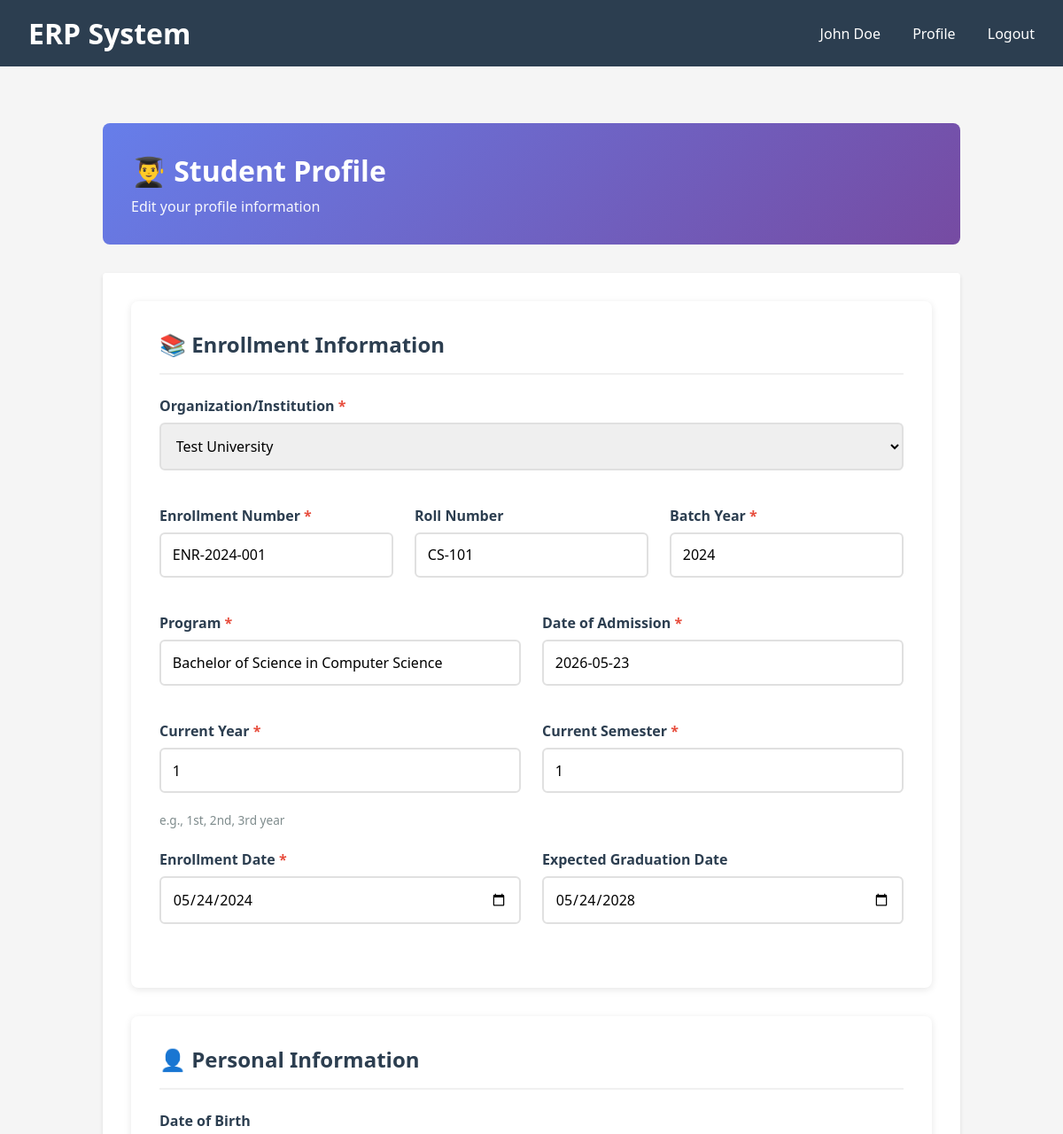
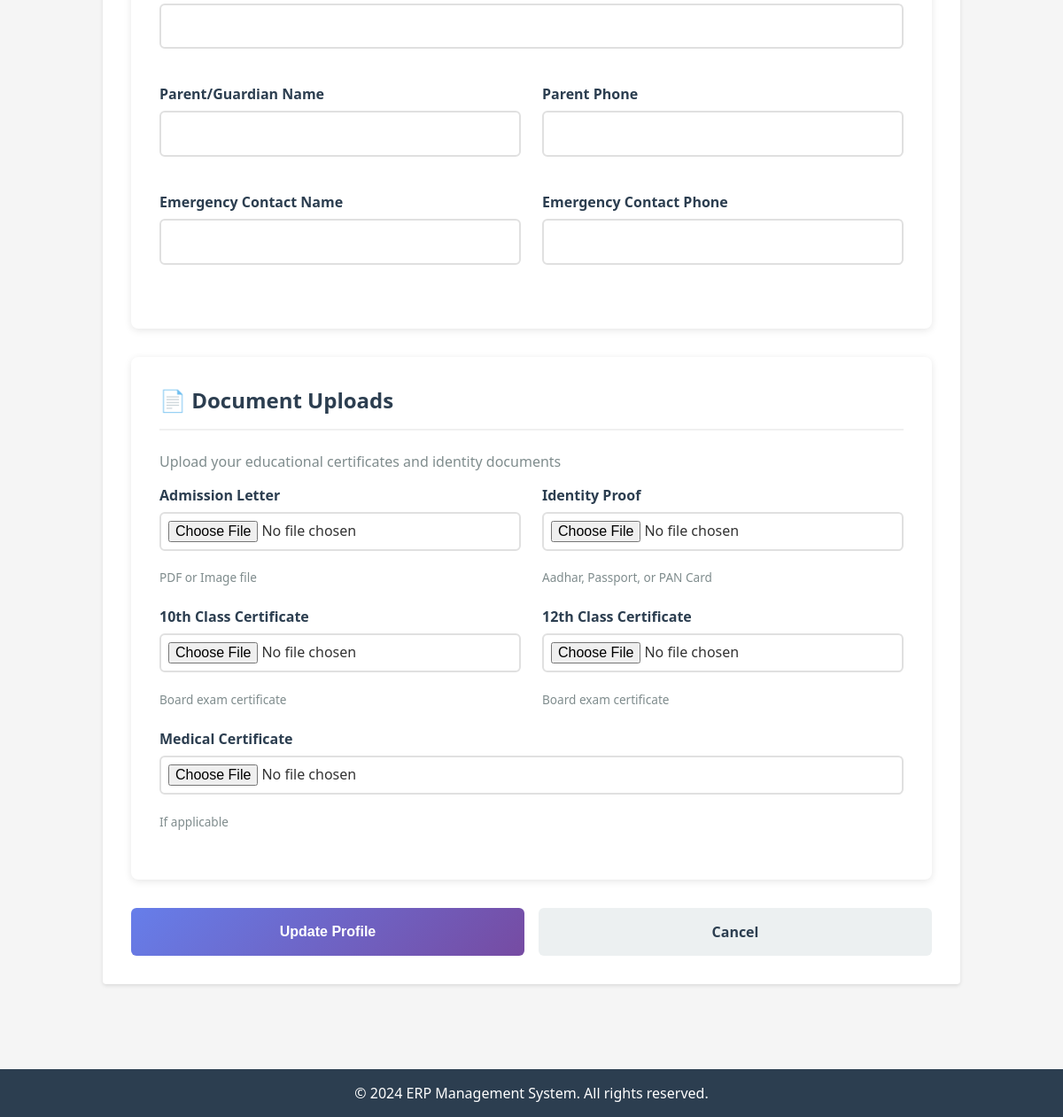
/students/profile/edit/ (signed in), run on the app's committed database (2 pictures, top to bottom).
### users/models.py (models this page shows, shortened)
class CustomUser(AbstractBaseUser, PermissionsMixin):
    USER_TYPE_CHOICES = (
        ('ORGANIZATION', 'Organization'),
        ('TEACHER', 'Teacher'),
        ('STUDENT', 'Student'),
        ('SUPPORT', 'Support Team'),
        ('ADMIN', 'Administrator'),
    )
    email = models.EmailField(unique=True, max_length=255)
    first_name = models.CharField(max_length=150)
    last_name = models.CharField(max_length=150)
    phone = models.CharField(max_length=20, blank=True, null=True)
    user_type = models.CharField(max_length=20, choices=USER_TYPE_CHOICES, default='STUDENT')
    is_active = models.BooleanField(default=True)
    is_staff = models.BooleanField(default=False)
    is_verified = models.BooleanField(default=False)
    created_at = models.DateTimeField(auto_now_add=True)
    updated_at = models.DateTimeField(auto_now=True)
    profile_image = models.ImageField(upload_to='profile_images/', blank=True, null=True)
    bio = models.TextField(blank=True, null=True)
    address = models.CharField(max_length=255, blank=True, null=True)
    city = models.CharField(max_length=100, blank=True, null=True)
    state = models.CharField(max_length=100, blank=True, null=True)
    postal_code = models.CharField(max_length=20, blank=True, null=True)
    country = models.CharField(max_length=100, blank=True, null=True)
    USERNAME_FIELD = 'email'
    REQUIRED_FIELDS = []
    objects = CustomUserManager()
    class Meta:
        ordering = ['-created_at']
        verbose_name = 'User'
        verbose_name_plural = 'Users'
    def get_full_name(self):
        return f'{self.first_name} {self.last_name}'.strip() or self.email

### students/models.py (models this page shows, shortened)
class Student(models.Model):
    ACADEMIC_STATUS_CHOICES = (
        ('ACTIVE', 'Active'),
        ('INACTIVE', 'Inactive'),
        ('GRADUATED', 'Graduated'),
        ('SUSPENDED', 'Suspended'),
    )
    user = models.OneToOneField(CustomUser, on_delete=models.CASCADE, related_name='student_profile')
    organization = models.ForeignKey(Organization, on_delete=models.CASCADE, related_name='students')
    enrollment_number = models.CharField(max_length=100, unique=True)
    roll_number = models.CharField(max_length=100, blank=True, null=True)
    program = models.CharField(max_length=255)
    current_year = models.IntegerField(default=1, help_text="Current year of study")
    semester = models.IntegerField(default=1)
    batch_year = models.IntegerField()
    admission_date = models.DateField(help_text="Date of admission")
    academic_status = models.CharField(max_length=20, choices=ACADEMIC_STATUS_CHOICES, default='ACTIVE')
    date_of_birth = models.DateField(blank=True, null=True)
    parent_name = models.CharField(max_length=255, blank=True, null=True)
    parent_phone = models.CharField(max_length=20, blank=True, null=True)
    emergency_contact_name = models.CharField(max_length=255, blank=True, null=True)
    emergency_contact_phone = models.CharField(max_length=20, blank=True, null=True)
    admission_letter = models.FileField(upload_to='student_documents/admission_letters/', blank=True, null=True)
    identity_proof = models.FileField(upload_to='student_documents/identity_proofs/', blank=True, null=True)
    certificate_10th = models.FileField(upload_to='student_documents/certificates/', blank=True, null=True)
    certificate_12th = models.FileField(upload_to='student_documents/certificates/', blank=True, null=True)
    medical_certificate = models.FileField(upload_to='student_documents/medical/', blank=True, null=True)
    total_courses_enrolled = models.IntegerField(default=0)
    total_courses_completed = models.IntegerField(default=0)
    current_gpa = models.FloatField(default=0.0)
    enrollment_date = models.DateField()
    expected_graduation_date = models.DateField(blank=True, null=True)
    created_at = models.DateTimeField(auto_now_add=True)
    updated_at = models.DateTimeField(auto_now=True)
    class Meta:
        verbose_name = 'Student'
        verbose_name_plural = 'Students'
        ordering = ['-created_at']

### students/views.py (the view)
# urls.py: path('profile/edit/', views.student_profile_edit, name='student-profile-edit'),
@login_required(login_url='login')
def student_profile_edit(request):
    if request.user.user_type != 'STUDENT':
        messages.error(request, 'Only student users can access this page.')
        return redirect('home')
    try:
        student = request.user.student_profile
        is_new = False
    except Student.DoesNotExist:
        student = Student(user=request.user)
        is_new = True
    if request.method == 'POST':
        form = StudentProfileForm(request.POST, instance=student)
        if form.is_valid():
            profile = form.save(commit=False)
            profile.user = request.user
            profile.save()
            if is_new:
                messages.success(request, 'Student profile created successfully!')
                return redirect('student-dashboard')
            else:
                messages.success(request, 'Student profile updated successfully!')
                return redirect('student-profile')
        else:
            messages.error(request, 'Please correct the errors below.')
    else:
        form = StudentProfileForm(instance=student)
    context = {
        'form': form,
        'is_new': is_new,
        'title': 'Create Student Profile' if is_new else 'Edit Student Profile'
    }
    return render(request, 'students/profile_edit.html', context)

### organizations/models.py (called while the page is built)
    def __str__(self):
        return self.organization_name

### templates/students/profile_edit.html (shortened to what this page needs)
{% extends 'base.html' %}
{% block content %}
<div class="profile-container">
    <div class="profile-header">
        <h1>👨‍🎓 Student Profile</h1>
        <p>{% if is_new %}Create your comprehensive student profile{% else %}Edit your profile information{% endif %}</p>
    </div>
    <form method="POST" enctype="multipart/form-data">
        <div class="form-section">
            <h2>📚 Enrollment Information</h2>
            <div class="form-row full">
                <div class="form-group">
                    <label for="organization">Organization/Institution <span class="required">*</span></label>
                    {{ form.organization }}
                </div>
            </div>
            <div class="form-row triple">
                <div class="form-group">
                    <label for="enrollment_number">Enrollment Number <span class="required">*</span></label>
                    {{ form.enrollment_number }}
                </div>
                <div class="form-group">
                    <label for="roll_number">Roll Number</label>
                    {{ form.roll_number }}
                </div>
                <div class="form-group">
                    <label for="batch_year">Batch Year <span class="required">*</span></label>
                    {{ form.batch_year }}
                </div>
            </div>
            <div class="form-row">
                <div class="form-group">
                    <label for="program">Program <span class="required">*</span></label>
                    {{ form.program }}
                </div>
                <div class="form-group">
                    <label for="admission_date">Date of Admission <span class="required">*</span></label>
                    {{ form.admission_date }}
                </div>
            </div>
            <div class="form-row">
                <div class="form-group">
                    <label for="current_year">Current Year <span class="required">*</span></label>
                    {{ form.current_year }}
                    <span class="help-text">e.g., 1st, 2nd, 3rd year</span>
                </div>
                <div class="form-group">
                    <label for="semester">Current Semester <span class="required">*</span></label>
                    {{ form.semester }}
                </div>
            </div>
            <div class="form-row">
                <div class="form-group">
                    <label for="enrollment_date">Enrollment Date <span class="required">*</span></label>
                    {{ form.enrollment_date }}
                </div>
                <div class="form-group">
                    <label for="expected_graduation_date">Expected Graduation Date</label>
                    {{ form.expected_graduation_date }}
                </div>
            </div>
        </div>
        <div class="form-section">
            <h2>👤 Personal Information</h2>
            <div class="form-row full">
                <div class="form-group">
                    <label for="date_of_birth">Date of Birth</label>
                    {{ form.date_of_birth }}
                </div>
            </div>
            <div class="form-row">
                <div class="form-group">
                    <label for="parent_name">Parent/Guardian Name</label>
                    {{ form.parent_name }}
                </div>
                <div class="form-group">
                    <label for="parent_phone">Parent Phone</label>
                    {{ form.parent_phone }}
                </div>
            </div>
            <div class="form-row">
                <div class="form-group">
                    <label for="emergency_contact_name">Emergency Contact Name</label>
                    {{ form.emergency_contact_name }}
                </div>
                <div class="form-group">
                    <label for="emergency_contact_phone">Emergency Contact Phone</label>
                    {{ form.emergency_contact_phone }}
                </div>
            </div>
        </div>
        <div class="form-section">
            <h2>📄 Document Uploads</h2>
            <p style="color: #7f8c8d; margin-bottom: 1rem;">Upload your educational certificates and identity documents</p>
            <div class="form-row">
                <div class="form-group">
                    <label for="admission_letter">Admission Letter</label>
                    {{ form.admission_letter }}
                    <span class="help-text">PDF or Image file</span>
                </div>
                <div class="form-group">
                    <label for="identity_proof">Identity Proof</label>
                    {{ form.identity_proof }}
                    <span class="help-text">Aadhar, Passport, or PAN Card</span>
                </div>
            </div>
            <div class="form-row">
                <div class="form-group">
                    <label for="certificate_10th">10th Class Certificate</label>
                    {{ form.certificate_10th }}
                    <span class="help-text">Board exam certificate</span>
                </div>
                <div class="form-group">
                    <label for="certificate_12th">12th Class Certificate</label>
                    {{ form.certificate_12th }}
                    <span class="help-text">Board exam certificate</span>
                </div>
            </div>
            <div class="form-row full">
                <div class="form-group">
                    <label for="medical_certificate">Medical Certificate</label>
                    {{ form.medical_certificate }}
                    <span class="help-text">If applicable</span>
                </div>
            </div>
        </div>
        <div class="button-group">
            <button type="submit" class="btn btn-primary">
                {% if is_new %}Create Profile{% else %}Update Profile{% endif %}
            </button>
            <a href="{% url 'home' %}" class="btn btn-secondary">Cancel</a>
        </div>
    </form>
</div>
{% endblock %}

### templates/base.html (shortened to what this page needs)
<!DOCTYPE html>
<html lang="en">
<head>
</head>
<body>
    <header>
        <div>
            <h1>ERP System</h1>
        </div>
        <nav>
            {% if user.is_authenticated %}
                <span>{{ user.get_full_name }}</span>
                <a href="{% url 'profile' %}">Profile</a>
                <a href="{% url 'logout' %}">Logout</a>
            {% else %}
                <a href="{% url 'login' %}">Login</a>
                <a href="{% url 'register' %}">Register</a>
            {% endif %}
        </nav>
    </header>
    <div class="container">
        {% block content %}{% endblock %}
    </div>
    <footer>
        <p>&copy; 2024 ERP Management System. All rights reserved.</p>
    </footer>
</body>
</html>

### templates/base.html (style rules this page uses)
* { margin: 0; padding: 0; box-sizing: border-box; }
body { font-family: 'Segoe UI', Tahoma, Geneva, Verdana, sans-serif; background-color: #f5f5f5; color: #333; }
header { background-color: #2c3e50; color: white; padding: 1rem 2rem; display: flex; justify-content: space-between; align-items: center; }
nav a { color: white; text-decoration: none; margin-left: 2rem; }
.container { max-width: 1200px; margin: 0 auto; padding: 2rem; }
button, input[type="submit"] { background-color: #3498db; color: white; padding: 0.5rem 1rem; border: none; border-radius: 4px; cursor: pointer; font-size: 1rem; }
form { background-color: white; padding: 2rem; border-radius: 4px; box-shadow: 0 2px 4px rgba(0,0,0,0.1); }
input, textarea, select { width: 100%; padding: 0.5rem; margin-bottom: 1rem; border: 1px solid #ddd; border-radius: 4px; font-size: 1rem; }
label { display: block; margin-bottom: 0.5rem; font-weight: bold; }
footer { background-color: #2c3e50; color: white; text-align: center; padding: 1rem; margin-top: 2rem; }

### templates/students/profile_edit.html (style rules this page uses)
.profile-container { max-width: 1000px; margin: 2rem auto; padding: 0 1rem; }
.profile-header { background: linear-gradient(135deg, #667eea 0%, #764ba2 100%); color: white; padding: 2rem; border-radius: 8px; margin-bottom: 2rem; }
.profile-header h1 { margin: 0 0 0.5rem 0; font-size: 2rem; }
.profile-header p { margin: 0; opacity: 0.95; }
.form-section { background: white; padding: 2rem; border-radius: 8px; margin-bottom: 2rem; box-shadow: 0 2px 8px rgba(0, 0, 0, 0.1); }
.form-section h2 { color: #2c3e50; margin-bottom: 1.5rem; padding-bottom: 1rem; border-bottom: 2px solid #f0f0f0; }
.form-row { display: grid; grid-template-columns: 1fr 1fr; gap: 1.5rem; margin-bottom: 1.5rem; }
.form-row.full { grid-template-columns: 1fr; }
.form-row.triple { grid-template-columns: 1fr 1fr 1fr; }
.form-group { display: flex; flex-direction: column; }
.form-group label { font-weight: 600; margin-bottom: 0.5rem; color: #2c3e50; }
.form-group input, .form-group select { padding: 0.8rem; border: 2px solid #e0e0e0; border-radius: 6px; font-size: 1rem; font-family: inherit; transition: all 0.3s ease; }
.form-group input[type="file"] { padding: 0.5rem; }
.button-group { display: flex; gap: 1rem; margin-top: 2rem; }
.btn { flex: 1; padding: 1rem; border: none; border-radius: 6px; font-size: 1rem; font-weight: 600; cursor: pointer; transition: all 0.3s ease; }
.btn-primary { background: linear-gradient(135deg, #667eea 0%, #764ba2 100%); color: white; }
.btn-secondary { background: #ecf0f1; color: #2c3e50; text-decoration: none; text-align: center; }
.required { color: #e74c3c; }
.help-text { font-size: 0.85rem; color: #7f8c8d; margin-top: 0.3rem; }

### data on the page
CustomUser: get_full_name "John Doe"
Student: organization "Test University", enrollment_number "ENR-2024-001", roll_number "CS-101", batch_year "2024", program "Bachelor of Science in Computer Science", admission_date "2026-05-23", current_year "1", semester "1", enrollment_date "05/24/2024", expected_graduation_date "05/24/2028"
